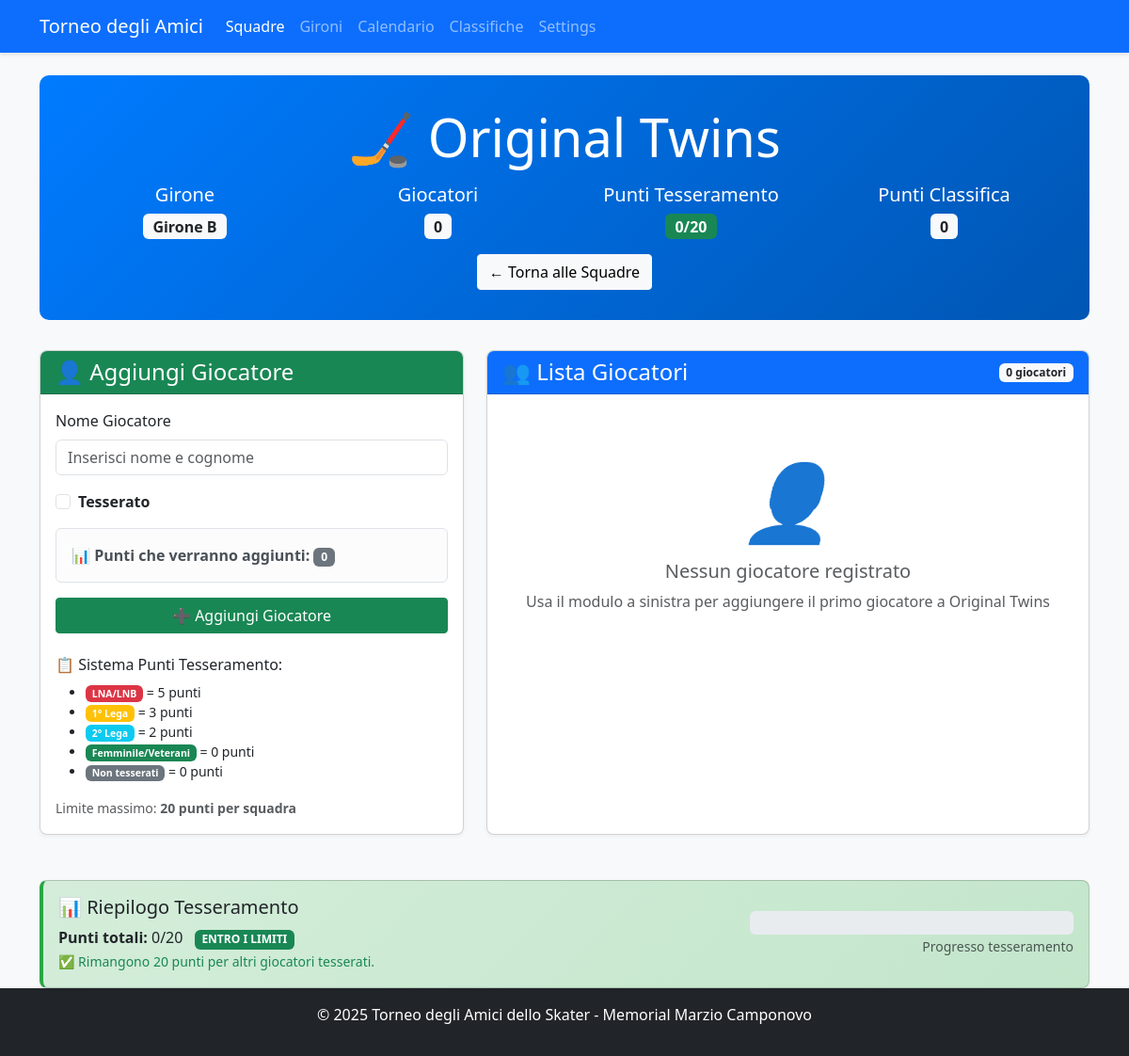
Page /team/5 on the earlier database version.
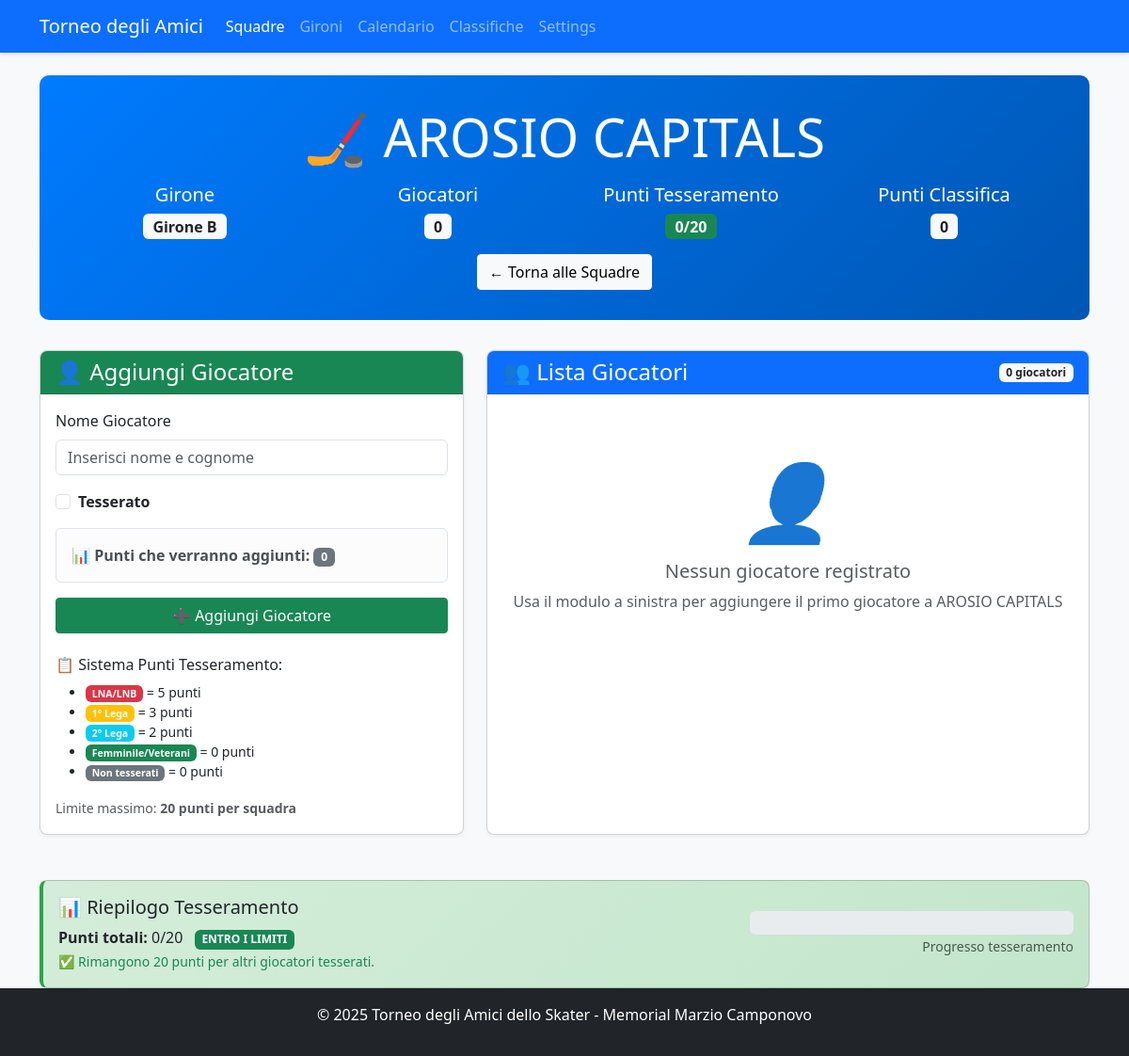
Same page on the later database version.
### app.py (models this page shows, shortened)
class Team(db.Model):
    id = db.Column(db.Integer, primary_key=True)
    name = db.Column(db.String(100), nullable=False, unique=True)
    group = db.Column(db.String(1))  # A, B, C, or D
    group_order = db.Column(db.Integer, default=0)  # NUOVO CAMPO per l'ordinamento nel girone
    players = db.relationship('Player', backref='team', lazy=True)
    matches = db.relationship(
        'Match',
        primaryjoin="or_(Team.id == Match.team1_id, Team.id == Match.team2_id)",
        lazy=True,
        overlaps="team1,team2"
    )
    wins = db.Column(db.Integer, default=0)
    losses = db.Column(db.Integer, default=0)
    draws = db.Column(db.Integer, default=0)
    goals_for = db.Column(db.Integer, default=0)
    goals_against = db.Column(db.Integer, default=0)
    points = db.Column(db.Integer, default=0)
    @property
    def games_played(self):
        return self.wins + self.losses + self.draws
    @property
    def player_points_total(self):
        return sum(player.registration_points for player in self.players)

### app.py (the view, shortened to what this page needs)
@app.route('/team/<int:team_id>', methods=['GET', 'POST'])
def team_detail(team_id):
    team = Team.query.get_or_404(team_id)
    return render_template('team_detail.html', team=team)

### templates/team_detail.html (shortened to what this page needs)
<!DOCTYPE html>
<html lang="it">
<head>
    <link rel="stylesheet" href="https://cdn.jsdelivr.net/npm/bootstrap@5.3.0/dist/css/bootstrap.min.css">
    <link rel="stylesheet" href="{{ url_for('static', filename='style.css') }}">
</head>
<body class="d-flex flex-column min-vh-100">
    <nav class="navbar navbar-expand-lg navbar-dark bg-primary">
        <div class="container">
            <a class="navbar-brand" href="{{ url_for('index') }}">Torneo degli Amici</a>
            <div class="collapse navbar-collapse" id="navbarNav">
                <ul class="navbar-nav">
                    <li class="nav-item">
                        <a class="nav-link active" href="{{ url_for('teams') }}">Squadre</a>
                    </li>
                    <li class="nav-item">
                        <a class="nav-link" href="{{ url_for('groups') }}">Gironi</a>
                    </li>
                    <li class="nav-item">
                        <a class="nav-link" href="{{ url_for('schedule') }}">Calendario</a>
                    </li>
                    <li class="nav-item">
                        <a class="nav-link" href="{{ url_for('standings') }}">Classifiche</a>
                    </li>
                    <li class="nav-item">
                        <a class="nav-link" href="{{ url_for('settings') }}">Settings</a>
                    </li>
                </ul>
            </div>
        </div>
    </nav>
    <div class="container mt-4">
        <div class="team-header text-center">
            <h1 class="display-4 mb-3">🏒 {{ team.name }}</h1>
            <div class="row">
                <div class="col-md-3">
                    <h5>Girone</h5>
                    <span class="badge bg-light text-dark fs-6">
                        {% if team.group %}Girone {{ team.group }}{% else %}Non assegnato{% endif %}
                    </span>
                </div>
                <div class="col-md-3">
                    <h5>Giocatori</h5>
                    <span class="badge bg-light text-dark fs-6">{{ team.players|length }}</span>
                </div>
                <div class="col-md-3">
                    <h5>Punti Tesseramento</h5>
                    <span class="badge {% if team.player_points_total > 20 %}bg-danger{% elif team.player_points_total >= 18 %}bg-warning{% else %}bg-success{% endif %} fs-6">
                        {{ team.player_points_total }}/20
                    </span>
                </div>
                <div class="col-md-3">
                    <h5>Punti Classifica</h5>
                    <span class="badge bg-light text-dark fs-6">{{ team.points }}</span>
                </div>
            </div>
            <div class="mt-3">
                <a href="{{ url_for('teams') }}" class="btn btn-light">
                    ← Torna alle Squadre
                </a>
            </div>
        </div>
        <div class="row">
            <div class="col-lg-5 mb-4">
                <div class="card h-100">
                    <div class="card-header bg-success text-white">
                        <h4 class="mb-0">👤 Aggiungi Giocatore</h4>
                    </div>
                    <div class="card-body">
                        <form method="post">
                            <div class="mb-3">
                                <label for="player_name" class="form-label">Nome Giocatore</label>
                                <input type="text" class="form-control" id="player_name" name="player_name"
                                       placeholder="Inserisci nome e cognome" required>
                            </div>
                            <div class="mb-3 form-check">
                                <input type="checkbox" class="form-check-input" id="is_registered" name="is_registered">
                                <label class="form-check-label" for="is_registered">
                                    <strong>Tesserato</strong>
                                </label>
                            </div>
                            <div class="alert alert-light border" id="points_preview">
                                <strong>📊 Punti che verranno aggiunti:</strong>
                                <span id="preview_points" class="badge bg-secondary">0</span>
                            </div>
                            <button type="submit" class="btn btn-success w-100">
                                ➕ Aggiungi Giocatore
                            </button>
                        </form>
                        <div class="mt-4">
                            <h6>📋 Sistema Punti Tesseramento:</h6>
                            <ul class="small">
                                <li><span class="badge bg-danger">LNA/LNB</span> = 5 punti</li>
                                <li><span class="badge bg-warning">1° Lega</span> = 3 punti</li>
                                <li><span class="badge bg-info">2° Lega</span> = 2 punti</li>
                                <li><span class="badge bg-success">Femminile/Veterani</span> = 0 punti</li>
                                <li><span class="badge bg-secondary">Non tesserati</span> = 0 punti</li>
                            </ul>
                            <small class="text-muted">Limite massimo: <strong>20 punti per squadra</strong></small>
                        </div>
                    </div>
                </div>
            </div>
            <div class="col-lg-7 mb-4">
                <div class="card h-100">
                    <div class="card-header bg-primary text-white d-flex justify-content-between align-items-center">
                        <h4 class="mb-0">👥 Lista Giocatori</h4>
                        <span class="badge bg-light text-dark">{{ team.players|length }} giocatori</span>
                    </div>
                    <div class="card-body">
                        {% if team.players %}
                            <div class="table-responsive">
                                <table class="table table-hover">
                                    <thead class="table-light">
                                        <tr>
                                            <th width="30%">Nome</th>
                                            <th width="15%">Tesserato</th>
                                            <th width="20%">Categoria</th>
                                            <th width="10%">Punti</th>
                                            <th width="25%">Azioni</th>
                                        </tr>
                                    </thead>
                                    <tbody>
                                        {% for player in team.players %}
                                            <tr class="player-card">
                                                <td>
                                                    <strong>{{ player.name }}</strong>
                                                </td>
                                                <td>
                                                    {% if player.is_registered %}
                                                        <span class="badge bg-success">✓ Sì</span>
                                                    {% else %}
                                                        <span class="badge bg-secondary">✗ No</span>
                                                    {% endif %}
                                                </td>
                                                <td>
                                                    {% if player.category %}
                                                        <span class="badge category-badge {% if player.category == 'LNA/LNB' %}bg-danger{% elif player.category == '1a Lega' %}bg-warning text-dark{% elif player.category == '2a Lega' %}bg-info{% elif player.category == 'Femminile' %}bg-success{% elif player.category == 'Veterani' %}bg-success{% else %}bg-secondary{% endif %}">
                                                            {{ player.category }}
                                                        </span>
                                                    {% else %}
                                                        <span class="text-muted small">N/A</span>
                                                    {% endif %}
                                                </td>
                                                <td>
                                                    <strong class="{% if player.registration_points == 5 %}text-danger{% elif player.registration_points == 3 %}text-warning{% elif player.registration_points == 2 %}text-info{% else %}text-muted{% endif %}">
                                                        {{ player.registration_points }}
                                                    </strong>
                                                </td>
                                                <td>
                                                    <div class="action-buttons">
                                                        <a href="{{ url_for('edit_player', player_id=player.id) }}"
                                                           class="btn btn-sm btn-warning"
                                                           title="Modifica {{ player.name }}">
                                                            Modifica
                                                        </a>
                                                        <form action="{{ url_for('delete_player', player_id=player.id) }}"
                                                              method="post"
                                                              class="d-inline">
                                                            <button type="submit"
                                                                    class="btn btn-sm btn-danger"
                                                                    onclick="return confirm('Sei sicuro di voler eliminare {{ player.name }}?\n\nQuesta azione eliminerà anche tutte le sue statistiche di gioco.')"
                                                                    title="Elimina {{ player.name }}">
                                                                Elimina
                                                            </button>
                                                        </form>
                                                    </div>
                                                </td>
                                            </tr>
                                        {% endfor %}
                                    </tbody>
                                </table>
                            </div>
                        {% else %}
                            <div class="text-center py-5">
                                <div class="mb-3">
                                    <i class="display-1">👤</i>
                                </div>
                                <h5 class="text-muted">Nessun giocatore registrato</h5>
                                <p class="text-muted">Usa il modulo a sinistra per aggiungere il primo giocatore a {{ team.name }}</p>
                            </div>
                        {% endif %}
                    </div>
                </div>
            </div>
        </div>
        <div class="row mt-4">
            <div class="col-12">
                <div class="card points-card {% if team.player_points_total > 20 %}danger{% elif team.player_points_total >= 18 %}warning{% endif %}">
                    <div class="card-body">
                        <div class="row align-items-center">
                            <div class="col-md-8">
                                <h5 class="mb-0">
                                    📊 Riepilogo Tesseramento
                                </h5>
                                <div class="mt-2">
                                    <strong>Punti totali:</strong> {{ team.player_points_total }}/20
                                    {% if team.player_points_total > 20 %}
                                        <span class="badge bg-danger ms-2">LIMITE SUPERATO</span>
                                        <br><small class="text-danger">
                                            ⚠️ La squadra supera il limite di {{ team.player_points_total - 20 }} punti!
                                        </small>
                                    {% elif team.player_points_total >= 18 %}
                                        <span class="badge bg-warning text-dark ms-2">VICINI AL LIMITE</span>
                                        <br><small class="text-warning">
                                            ⚠️ Rimangono solo {{ 20 - team.player_points_total }} punti disponibili.
                                        </small>
                                    {% else %}
                                        <span class="badge bg-success ms-2">ENTRO I LIMITI</span>
                                        <br><small class="text-success">
                                            ✅ Rimangono {{ 20 - team.player_points_total }} punti per altri giocatori tesserati.
                                        </small>
                                    {% endif %}
                                </div>
                            </div>
                            <div class="col-md-4 text-end">
                                <div class="progress" style="height: 25px;">
                                </div>
                                <small class="text-muted">Progresso tesseramento</small>
                            </div>
                        </div>
                    </div>
                </div>
            </div>
        </div>
    </div>
    <footer class="bg-dark text-white py-3 mt-auto">
        <div class="container text-center">
            <p>© 2025 Torneo degli Amici dello Skater - Memorial Marzio Camponovo</p>
        </div>
    </footer>
</body>
</html>

Differences in the rows shown:
changed Team: name "Original Twins" → "AROSIO CAPITALS"
